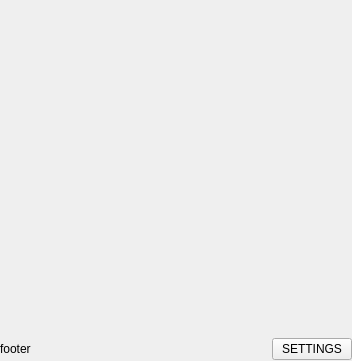
<?xml version="1.0" encoding="UTF-8"?>
<ui version="4.0">
 <class>MainWindow</class>
 <widget class="QMainWindow" name="MainWindow">
  <property name="geometry">
   <rect>
    <x>0</x>
    <y>0</y>
    <width>352</width>
    <height>361</height>
   </rect>
  </property>
  <property name="windowTitle">
   <string>ZapretGUI</string>
  </property>
  <widget class="QWidget" name="centralwidget">
   <layout class="QGridLayout" name="gridLayout">
    <property name="leftMargin">
     <number>0</number>
    </property>
    <property name="topMargin">
     <number>0</number>
    </property>
    <property name="rightMargin">
     <number>0</number>
    </property>
    <property name="bottomMargin">
     <number>1</number>
    </property>
    <property name="spacing">
     <number>0</number>
    </property>
    <item row="1" column="0">
     <layout class="QHBoxLayout" name="horizontalLayout">
      <item>
       <widget class="QLabel" name="footerLabel">
        <property name="text">
         <string>footer</string>
        </property>
       </widget>
      </item>
      <item>
       <widget class="QPushButton" name="switchPageBtn">
        <property name="sizePolicy">
         <sizepolicy hsizetype="Maximum" vsizetype="Fixed">
          <horstretch>0</horstretch>
          <verstretch>0</verstretch>
         </sizepolicy>
        </property>
        <property name="text">
         <string>SETTINGS</string>
        </property>
       </widget>
      </item>
     </layout>
    </item>
    <item row="0" column="0">
     <widget class="QStackedWidget" name="stackedWidget">
      <widget class="MainWidget" name="main"/>
      <widget class="SettingsWidget" name="settings"/>
     </widget>
    </item>
   </layout>
  </widget>
 </widget>
 <customwidgets>
  <customwidget>
   <class>MainWidget</class>
   <extends>QWidget</extends>
   <header>ui.MainWidget</header>
   <container>1</container>
  </customwidget>
  <customwidget>
   <class>SettingsWidget</class>
   <extends>QWidget</extends>
   <header>ui.SettingsWidget</header>
   <container>1</container>
  </customwidget>
 </customwidgets>
 <resources/>
 <connections/>
</ui>
